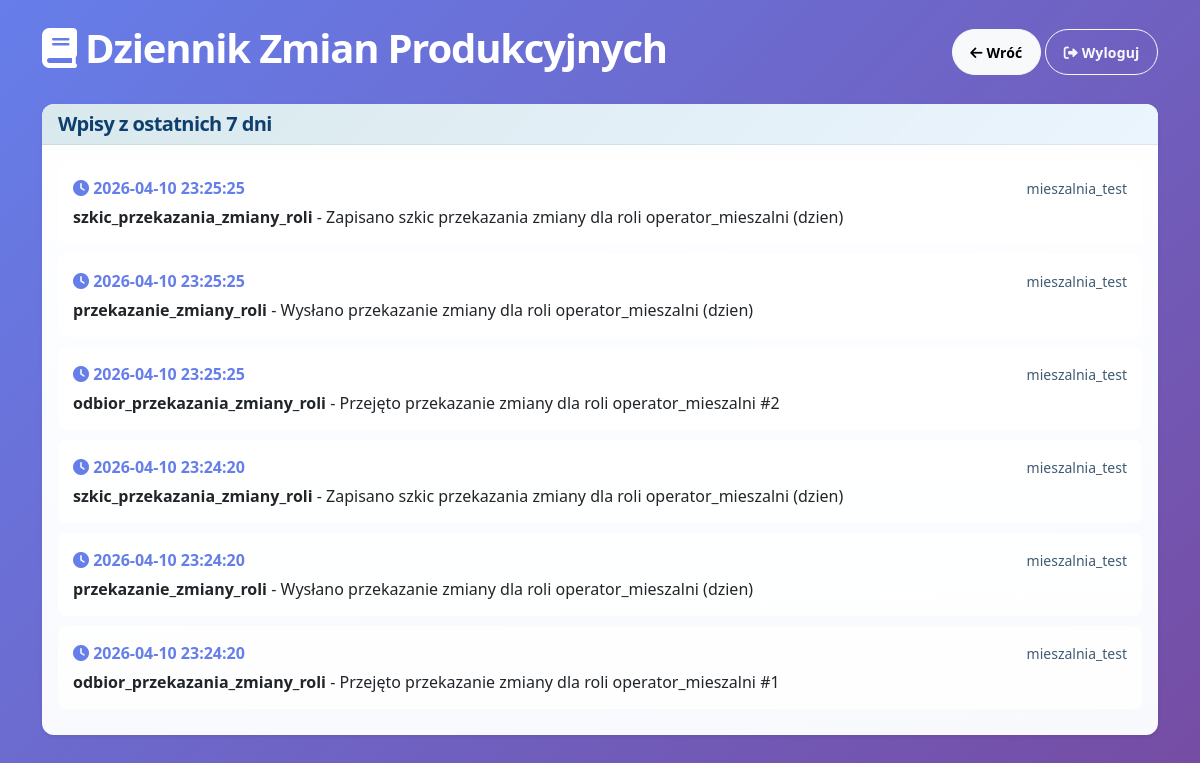
The page /kierownik/dziennik-zmian (signed in) on the database its author committed.
### tables this page shows
CREATE TABLE production_log (
            id INTEGER PRIMARY KEY AUTOINCREMENT,
            operation_type TEXT NOT NULL,  -- rozpoczecie, zakonczenie, pauza, wznowienie, etc.
            description TEXT NOT NULL,
            machine TEXT,
            plan_id INTEGER,
            user TEXT NOT NULL,
            created_at TIMESTAMP DEFAULT CURRENT_TIMESTAMP
        );

### routers/kierownik.py (the view)
@router.get("/dziennik-zmian")
def kierownik_dziennik_zmian(request: Request, user=Depends(require_manager_or_admin), conn=Depends(get_db)):
    cur = conn.cursor()
    cur.execute("""
        SELECT pl.*, p.order_number, p.machine
        FROM production_log pl
        LEFT JOIN production_plans p ON pl.plan_id = p.id
        WHERE pl.created_at >= ?
        ORDER BY pl.created_at DESC
    """, (utc_threshold_db_string(days=7),))
    operations = cur.fetchall()
    return render_template("kierownik_dziennik_zmian.html", {
        "operations": operations,
        "user": {"username": user["username"], "role": user["role"]},
    })

### templates/kierownik_dziennik_zmian.html (shortened to what this page needs)
<!DOCTYPE html>
<html lang="pl">
<head>
    <link href="https://cdn.jsdelivr.net/npm/bootstrap@5.3.0/dist/css/bootstrap.min.css" rel="stylesheet">
    <link rel="stylesheet" href="https://cdnjs.cloudflare.com/ajax/libs/font-awesome/6.0.0/css/all.min.css">
    <link rel="stylesheet" href="/static/app-modern.css">
</head>
<body>
<div class="container mt-4">
    <div class="d-flex justify-content-between align-items-center mb-4">
        <h1 style="color: white;"><i class="fas fa-book"></i> Dziennik Zmian Produkcyjnych</h1>
        <div>
            <a href="/kierownik" class="btn btn-light btn-sm"><i class="fas fa-arrow-left"></i> Wróć</a>
            <a href="/logout" class="btn btn-outline-light btn-sm"><i class="fas fa-sign-out-alt"></i> Wyloguj</a>
        </div>
    </div>
    <div class="card shadow-sm">
        <div class="card-header bg-white">
            <h5 class="mb-0">Wpisy z ostatnich 7 dni</h5>
        </div>
        <div class="card-body">
            {% if operations %}
                {% for op in operations %}
                <div class="operation-entry">
                    <div class="d-flex justify-content-between align-items-start">
                        <div class="flex-grow-1">
                            <div class="operation-time">
                                <i class="fas fa-clock"></i> {{ op.created_at|localdatetime }}
                            </div>
                            <div class="operation-details">
                                <strong>{{ op.operation_type }}</strong> - {{ op.description }}
                            </div>
                        </div>
                        <div class="text-end">
                            <small class="text-muted">{{ op.user }}</small>
                        </div>
                    </div>
                </div>
                {% endfor %}
            {% else %}
                <div class="text-center text-muted py-4">
                    <i class="fas fa-info-circle fa-3x mb-3"></i>
                    <p>Brak wpisów w dzienniku zmian z ostatnich 7 dni.</p>
                </div>
            {% endif %}
        </div>
    </div>
</div>
</body>
</html>

### static/app-modern.css (style rules this page uses)
:root { --app-bg: #f3f8ff; --app-surface: rgba(255, 255, 255, 0.9); --app-surface-strong: #ffffff; --app-border: rgba(29, 53, 87, 0.18); --app-text: #12304a; --app-text-soft: #415a73; --app-primary: #0e7490; --app-primary-strong: #0f3f6f; --app-accent: #ff8a3d; --app-accent-strong: #ff5f45; --app-success: #198754; --app-warning: #f4b740; --app-danger: #d9534f; --app-info: #3d9cf5; --app-shadow: 0 18px 40px rgba(15, 63, 111, 0.12); --app-shadow-soft: 0 8px 22px rgba(15, 63, 111, 0.08); --app-radius-lg: 24px; --app-radius-md: 18px; --app-radius-sm: 12px; }
body { min-height: 100vh; color: var(--app-text); }
.container, .container-fluid { position: relative; z-index: 1; }
h1, h2, h3, h4, h5, h6, .display-4, .display-5, .display-6 { color: var(--app-primary-strong); font-weight: 800; letter-spacing: -0.03em; }
p, .text-muted, small, .form-text { color: var(--app-text-soft) !important; }
.card { background: linear-gradient(180deg, rgba(255,255,255,0.995), rgba(250,252,255,0.985)); border: 1px solid var(--app-border); border-radius: var(--app-radius-lg); box-shadow: var(--app-shadow-soft); overflow: hidden; transition: transform 0.22s ease, box-shadow 0.22s ease, border-color 0.22s ease; }
.card-header { border-bottom: 1px solid rgba(29, 53, 87, 0.08); background: linear-gradient(135deg, rgba(14, 116, 144, 0.16), rgba(61, 156, 245, 0.10)); }
.btn { border-radius: 999px; font-weight: 700; letter-spacing: 0.01em; padding: 0.72rem 1.1rem; border-width: 1px; transition: transform 0.2s ease, box-shadow 0.2s ease, background-color 0.2s ease; }

### templates/kierownik_dziennik_zmian.html (style rules this page uses)
body { background: linear-gradient(135deg, #667eea 0%, #764ba2 100%); min-height: 100vh; }
.card { border: none; border-radius: 12px; }
.operation-entry { background: rgba(255, 255, 255, 0.9); border-radius: 8px; padding: 15px; margin-bottom: 10px; }
.operation-time { font-weight: bold; color: #667eea; }
.operation-details { margin-top: 5px; }

### rows shown on the page
production_log: created_at|localdatetime "2026-04-10 23:25:25", operation_type "szkic_przekazania_zmiany_roli", description "Zapisano szkic przekazania zmiany dla roli operator_mieszalni (dzien)", user "mieszalnia_test"
production_log: created_at|localdatetime "2026-04-10 23:25:25", operation_type "przekazanie_zmiany_roli", description "Wysłano przekazanie zmiany dla roli operator_mieszalni (dzien)", user "mieszalnia_test"
production_log: created_at|localdatetime "2026-04-10 23:25:25", operation_type "odbior_przekazania_zmiany_roli", description "Przejęto przekazanie zmiany dla roli operator_mieszalni #2", user "mieszalnia_test"
production_log: created_at|localdatetime "2026-04-10 23:24:20", operation_type "szkic_przekazania_zmiany_roli", description "Zapisano szkic przekazania zmiany dla roli operator_mieszalni (dzien)", user "mieszalnia_test"
production_log: created_at|localdatetime "2026-04-10 23:24:20", operation_type "przekazanie_zmiany_roli", description "Wysłano przekazanie zmiany dla roli operator_mieszalni (dzien)", user "mieszalnia_test"
production_log: created_at|localdatetime "2026-04-10 23:24:20", operation_type "odbior_przekazania_zmiany_roli", description "Przejęto przekazanie zmiany dla roli operator_mieszalni #1", user "mieszalnia_test"
